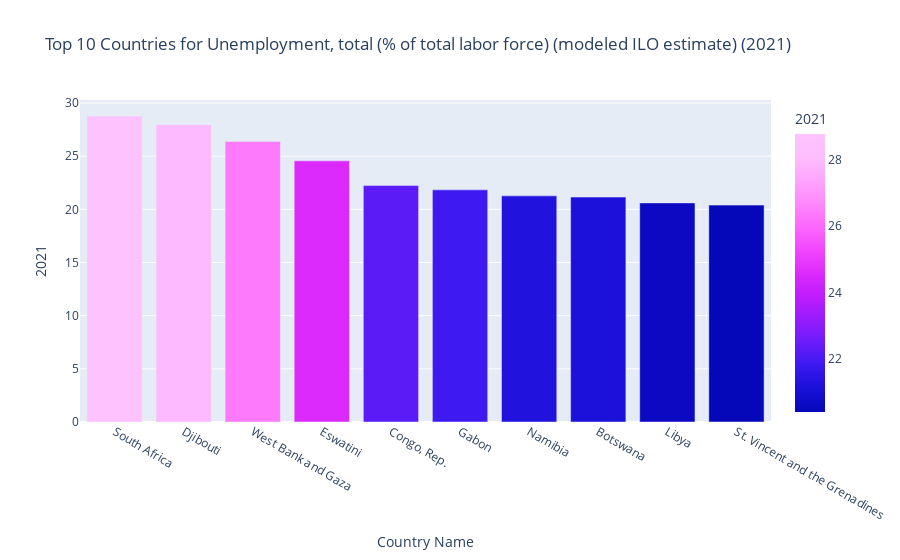
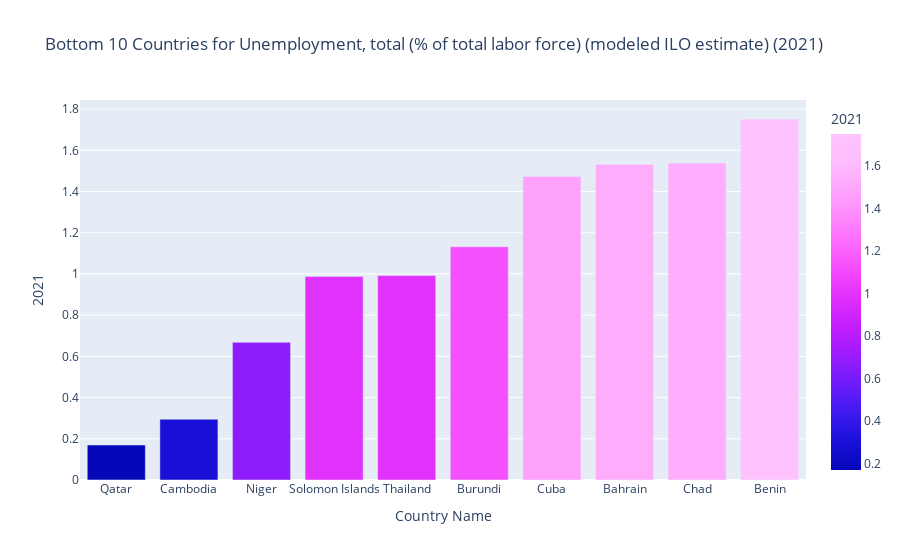

Notebook code cell kept with these figures, in order:
### Markdown cell above
## 1. Unemployment, total (% of total labor force) (modeled ILO estimate)

### Code cell
# Create an instance of the DataVisualizer class 
visualizer_unemployment = DataVisualizer("DATASETS/Unemployment, total (% of total labor force) (modeled ILO estimate)",
                            "API_SL.UEM.TOTL.ZS_DS2_en_csv_v2_5728922.csv",
                            "Metadata_Country_API_SL.UEM.TOTL.ZS_DS2_en_csv_v2_5728922.csv",
                            "Metadata_Indicator_API_SL.UEM.TOTL.ZS_DS2_en_csv_v2_5728922.csv",
                            '2021')  # Change to the desired year

#analyze the data
visualizer_unemployment.analyze()

### Figure 1 — Plotly figure (JSON) as saved in the notebook; plotly's stock layout.template omitted (floating-point values rounded to 4 significant figures)
{"data": [{"alignmentgroup": "True", "hovertemplate": "Country Name=%{x}<br>2021=%{marker.color}<extra></extra>", "legendgroup": "", "marker": {"color": [28.77, 27.95, 26.39, 24.56, 22.23, 21.84, 21.27, 21.16, 20.61, 20.4], "coloraxis": "coloraxis", "pattern": {"shape": ""}}, "name": "", "offsetgroup": "", "orientation": "v", "showlegend": false, "textposition": "auto", "type": "bar", "x": ["South Africa", "Djibouti", "West Bank and Gaza", "Eswatini", "Congo, Rep.", "Gabon", "Namibia", "Botswana", "Libya", "St. Vincent and the Grenadines"], "xaxis": "x", "y": [28.77, 27.95, 26.39, 24.56, 22.23, 21.84, 21.27, 21.16, 20.61, 20.4], "yaxis": "y"}], "layout": {"barmode": "relative", "coloraxis": {"colorbar": {"title": {"text": "2021"}}, "colorscale": [[0, "#0508b8"], [0.08333, "#1910d8"], [0.1667, "#3c19f0"], [0.25, "#6b1cfb"], [0.3333, "#981cfd"], [0.4167, "#bf1cfd"], [0.5, "#dd2bfd"], [0.5833, "#f246fe"], [0.6667, "#fc67fd"], [0.75, "#fe88fc"], [0.8333, "#fea5fd"], [0.9167, "#febefe"], [1, "#fec3fe"]]}, "legend": {"tracegroupgap": 0}, "title": {"text": "Top 10 Countries for Unemployment, total (% of total labor force) (modeled ILO estimate) (2021)"}, "xaxis": {"anchor": "y", "domain": [0, 1], "title": {"text": "Country Name"}}, "yaxis": {"anchor": "x", "domain": [0, 1], "title": {"text": "2021"}}}}

### Figure 2 — Plotly figure (JSON) as saved in the notebook; plotly's stock layout.template omitted (floating-point values rounded to 4 significant figures)
{"data": [{"alignmentgroup": "True", "hovertemplate": "Country Name=%{x}<br>2021=%{marker.color}<extra></extra>", "legendgroup": "", "marker": {"color": [0.17, 0.295, 0.668, 0.988, 0.992, 1.132, 1.473, 1.532, 1.538, 1.752], "coloraxis": "coloraxis", "pattern": {"shape": ""}}, "name": "", "offsetgroup": "", "orientation": "v", "showlegend": false, "textposition": "auto", "type": "bar", "x": ["Qatar", "Cambodia", "Niger", "Solomon Islands", "Thailand", "Burundi", "Cuba", "Bahrain", "Chad", "Benin"], "xaxis": "x", "y": [0.17, 0.295, 0.668, 0.988, 0.992, 1.132, 1.473, 1.532, 1.538, 1.752], "yaxis": "y"}], "layout": {"barmode": "relative", "coloraxis": {"colorbar": {"title": {"text": "2021"}}, "colorscale": [[0, "#0508b8"], [0.08333, "#1910d8"], [0.1667, "#3c19f0"], [0.25, "#6b1cfb"], [0.3333, "#981cfd"], [0.4167, "#bf1cfd"], [0.5, "#dd2bfd"], [0.5833, "#f246fe"], [0.6667, "#fc67fd"], [0.75, "#fe88fc"], [0.8333, "#fea5fd"], [0.9167, "#febefe"], [1, "#fec3fe"]]}, "legend": {"tracegroupgap": 0}, "title": {"text": "Bottom 10 Countries for Unemployment, total (% of total labor force) (modeled ILO estimate) (2021)"}, "xaxis": {"anchor": "y", "domain": [0, 1], "title": {"text": "Country Name"}}, "yaxis": {"anchor": "x", "domain": [0, 1], "title": {"text": "2021"}}}}
